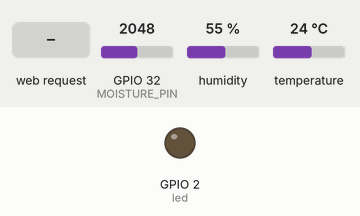
Simulated run of this sketch. Board: ESP32. Shown: output pins drawn as LEDs (lit = HIGH). Inputs (shaded band) come from the test bench; at power-on: GPIO 32 (MOISTURE_PIN) = 2048, humidity 55 %, temperature 24 °C. WiFi joins after 1.5 s; servers stay silent unless stated; what the sketch prints to the serial monitor is not drawn.

Above: at 4.7 s.
4.8 s: HTTP request GET / received
At 5.4 s:
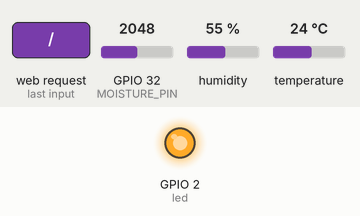
Timing chart, 0 to 7.8 s (numbered marks = the images above; inputs shaded):
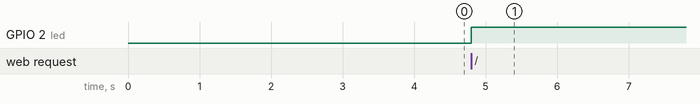

The sketch:

main.ino
```cpp
//ESP32 things
#include <WiFi.h>
#include <WiFiClient.h>
#include <WebServer.h>
#include <ESPmDNS.h>
#include <FirebaseESP32.h> // Incluir la biblioteca Firebase

// Credenciales de WiFi
const char* ssid = "Wifi";
const char* password = "Contraseña";
int port = 80;

// Configuración de Firebase
FirebaseData firebaseData; // Crear una instancia de FirebaseData
FirebaseConfig config; // Instancia de configuración
FirebaseAuth auth; // Instancia para autenticación

const char* FIREBASE_HOST = "Host"; // Reemplaza con tu URL sin "https://"
const char* FIREBASE_AUTH = "Apikey"; // Reemplaza con tu clave de base de datos

WebServer server(port);

const int led = LED_BUILTIN;

// DHT11 things
#include "DHT.h"
#define DHTPIN 22
#define DHTTYPE DHT11
#define MOISTURE_PIN 32  // Pin para la lectura de humedad del suelo

DHT dht(DHTPIN, DHTTYPE);

// Otras variables
float asoilmoist = analogRead(MOISTURE_PIN); // Variable global para almacenar la lectura inicial de la humedad del suelo

void handleRoot() {
  Serial.println("Handling root request");
  digitalWrite(led, 1);
  String webtext;

  // Leer humedad y temperatura del sensor DHT11
  float hum = dht.readHumidity();
  float temp = dht.readTemperature();

  // Verificar si las lecturas del sensor fallaron
  if (isnan(hum) || isnan(temp)) {
    Serial.println(F("Failed to read from DHT sensor!"));
    return;
  }

  // Enviar los datos a Firebase usando los métodos adecuados
  if (Firebase.setFloat(firebaseData, "/soil_moisture", asoilmoist) &&
      Firebase.setFloat(firebaseData, "/temperature", temp) &&
      Firebase.setFloat(firebaseData, "/humidity", hum)) {
    Serial.println("Datos enviados a Firebase correctamente");
  } else {
    Serial.print("Error al enviar datos a Firebase: ");
    Serial.println(firebaseData.errorReason());
  }

  // Crear la respuesta HTML con los datos leídos
  webtext = "<html>\
  <head>\
    <meta http-equiv='refresh' content='5'/>\
    <title>WEMOS HIGROW ESP32 WIFI SOIL MOISTURE SENSOR</title>\
    <style>\
      body { background-color: #cccccc; font-family: Arial, Helvetica, Sans-Serif; Color: #000088; }\
    </style>\
  </head>\
  <body>\
    <h1>WEMOS HIGROW ESP32 WIFI SOIL MOISTURE SENSOR</h1>\
    <br>\
    <p>For soil moist, high values (range of +/-3344) means dry soil, lower values (+/- 2000) means wet soil. The Soil Moist Reading is influenced by the volumetric soil moisture content and electrical capacitive properties of the soil.</p>\
    <br>\
    <p>Soil Moisture: " + String(asoilmoist) + "</p>\
    <p>Temperature: " + String(temp) + " &#176;C</p>\
    <p>Humidity: " + String(hum) + " %</p>\
  </body>\
</html>";

  // Enviar respuesta HTTP
  server.send(200, "text/html", webtext);
}

void handleNotFound() {
  digitalWrite(led, 1);
  String message = "File Not Found\n\n";
  message += "URI: ";
  message += server.uri();
  message += "\nMethod: ";
  message += (server.method() == HTTP_GET) ? "GET" : "POST";
  message += "\nArguments: ";
  message += server.args();
  message += "\n";
  for (uint8_t i = 0; i < server.args(); i++) {
    message += " " + server.argName(i) + ": " + server.arg(i) + "\n";
  }
  server.send(404, "text/plain", message);
  digitalWrite(led, 0);
  delay(1000);
  digitalWrite(led, 1);
}

void setup(void) {
  pinMode(led, OUTPUT);
  digitalWrite(led, 0);
  Serial.begin(115200);
  WiFi.mode(WIFI_STA);
  WiFi.begin(ssid, password);
  Serial.println("");

  // Esperar a la conexión WiFi
  while (WiFi.status() != WL_CONNECTED) {
    delay(500);
    Serial.print(".");
  }
  Serial.println("");
  Serial.print("Connected to ");
  Serial.println(ssid);
  Serial.print("IP address: ");
  Serial.println(WiFi.localIP());

  // Configuración de Firebase
  config.database_url = FIREBASE_HOST; // URL de Firebase sin https://
  config.signer.tokens.legacy_token = FIREBASE_AUTH; // Clave de la base de datos

  // Inicializar Firebase
  Firebase.begin(&config, &auth);
  Firebase.reconnectWiFi(true); // Reconectar automáticamente si se pierde la conexión WiFi

  if (MDNS.begin("esp32")) {
    Serial.println("MDNS responder started");
  }

  // Configurar rutas en el servidor web
  server.on("/", handleRoot);
  server.onNotFound(handleNotFound);

  server.begin();
  Serial.println("HTTP server started");
  dht.begin();
  delay(2000);
}

void loop(void) {
  // Suavizado exponencial de la lectura de humedad del suelo
  asoilmoist = 0.95 * asoilmoist + 0.05 * analogRead(MOISTURE_PIN);
  server.handleClient(); // Manejar las peticiones del servidor web
}
```

Measured:
- after the input at 4.8 s, GPIO 2 (led): LOW → HIGH at once
